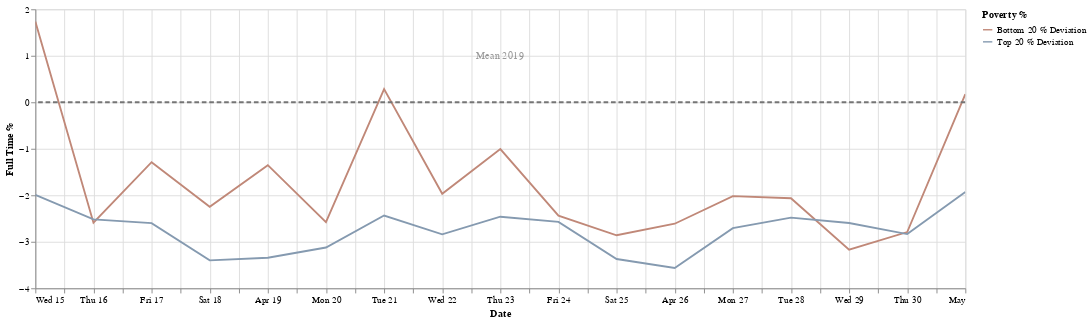

Source (notebook cell):
### Markdown cell above
**April 20, 2020:**
Illinois state topped 3,000 new cases in a day for the first time.

### Code cell
start_date = '2020-4-14'
end_date = '2020-5-1'
df2 = apply_date_filter(df,start_date,end_date)
chart = create_chart(df2)
chart
#df2

### Figure 1 — Vega-Lite specification as saved in the notebook (floating-point values rounded to 4 significant figures)
{"config": {"view": {"continuousHeight": 300, "continuousWidth": 400}, "range": {"category": {"scheme": ["#FF4500", "#a0aab4", "#4E79A7"]}}}, "layer": [{"data": {"name": "data-8e58e5dd4a451f0d601c7654f0d0939c"}, "mark": "line", "encoding": {"color": {"type": "nominal", "field": "Poverty %"}, "x": {"type": "temporal", "field": "date", "title": "Date"}, "y": {"type": "quantitative", "field": "full_time_work", "title": "Full Time %"}}, "selection": {"selector002": {"type": "interval", "bind": "scales", "encodings": ["x", "y"]}}, "transform": [{"fold": ["Bottom 20 % Deviation", "Top 20 % Deviation"], "as": ["Poverty %", "full_time_work"]}], "width": 1000}, {"data": {"name": "data-7f3a6b86ed460c4e648f2393735a11f6"}, "mark": {"type": "rule", "color": "#757575", "size": 2, "strokeDash": [5, 3]}, "encoding": {"size": {"value": 2}, "y": {"type": "quantitative", "field": "Mean 2019"}}}, {"data": {"name": "data-d764767e7dd3b10b2c76c1355ce10ef3"}, "mark": {"type": "text", "angle": 0, "text": "Mean 2019"}, "encoding": {"opacity": {"value": 0.4}, "y": {"type": "quantitative", "field": "y"}}}], "$schema": "https://vega.github.io/schema/vega-lite/v4.8.1.json", "datasets": {"data-8e58e5dd4a451f0d601c7654f0d0939c": [{"date": "2020-04-20T00:00:00+00:00", "Top 20 %": 2.875, "Bottom 20 %": 3.42, "Top 20 % Deviation": -3.123, "Bottom 20 % Deviation": -2.579}, {"date": "2020-04-22T00:00:00+00:00", "Top 20 %": 3.159, "Bottom 20 %": 4.03, "Top 20 % Deviation": -2.84, "Bottom 20 % Deviation": -1.968}, {"date": "2020-04-19T00:00:00+00:00", "Top 20 %": 2.656, "Bottom 20 %": 4.646, "Top 20 % Deviation": -3.343, "Bottom 20 % Deviation": -1.353}, {"date": "2020-04-25T00:00:00+00:00", "Top 20 %": 2.629, "Bottom 20 %": 3.139, "Top 20 % Deviation": -3.37, "Bottom 20 % Deviation": -2.859}, {"date": "2020-04-23T00:00:00+00:00", "Top 20 %": 3.538, "Bottom 20 %": 4.992, "Top 20 % Deviation": -2.461, "Bottom 20 % Deviation": -1.007}, {"date": "2020-04-21T00:00:00+00:00", "Top 20 %": 3.563, "Bottom 20 %": 6.281, "Top 20 % Deviation": -2.436, "Bottom 20 % Deviation": 0.2827}, {"date": "2020-04-30T00:00:00+00:00", "Top 20 %": 3.165, "Bottom 20 %": 3.207, "Top 20 % Deviation": -2.833, "Bottom 20 % Deviation": -2.791}, {"date": "2020-04-17T00:00:00+00:00", "Top 20 %": 3.399, "Bottom 20 %": 4.711, "Top 20 % Deviation": -2.6, "Bottom 20 % Deviation": -1.288}, {"date": "2020-04-26T00:00:00+00:00", "Top 20 %": 2.436, "Bottom 20 %": 3.387, "Top 20 % Deviation": -3.562, "Bottom 20 % Deviation": -2.611}, {"date": "2020-04-27T00:00:00+00:00", "Top 20 %": 3.292, "Bottom 20 %": 3.982, "Top 20 % Deviation": -2.707, "Bottom 20 % Deviation": -2.017}, {"date": "2020-04-15T00:00:00+00:00", "Top 20 %": 4.006, "Bottom 20 %": 7.735, "Top 20 % Deviation": -1.993, "Bottom 20 % Deviation": 1.736}, {"date": "2020-04-18T00:00:00+00:00", "Top 20 %": 2.599, "Bottom 20 %": 3.751, "Top 20 % Deviation": -3.4, "Bottom 20 % Deviation": -2.248}, {"date": "2020-04-24T00:00:00+00:00", "Top 20 %": 3.427, "Bottom 20 %": 3.56, "Top 20 % Deviation": -2.572, "Bottom 20 % Deviation": -2.439}, {"date": "2020-04-29T00:00:00+00:00", "Top 20 %": 3.402, "Bottom 20 %": 2.831, "Top 20 % Deviation": -2.596, "Bottom 20 % Deviation": -3.168}, {"date": "2020-04-16T00:00:00+00:00", "Top 20 %": 3.481, "Bottom 20 %": 3.408, "Top 20 % Deviation": -2.517, "Bottom 20 % Deviation": -2.59}, {"date": "2020-04-28T00:00:00+00:00", "Top 20 %": 3.519, "Bottom 20 %": 3.935, "Top 20 % Deviation": -2.479, "Bottom 20 % Deviation": -2.064}, {"date": "2020-05-01T00:00:00+00:00", "Top 20 %": 4.07, "Bottom 20 %": 6.173, "Top 20 % Deviation": -1.929, "Bottom 20 % Deviation": 0.1742}], "data-7f3a6b86ed460c4e648f2393735a11f6": [{"Mean 2019": 0}], "data-d764767e7dd3b10b2c76c1355ce10ef3": [{"y": 1}]}}
